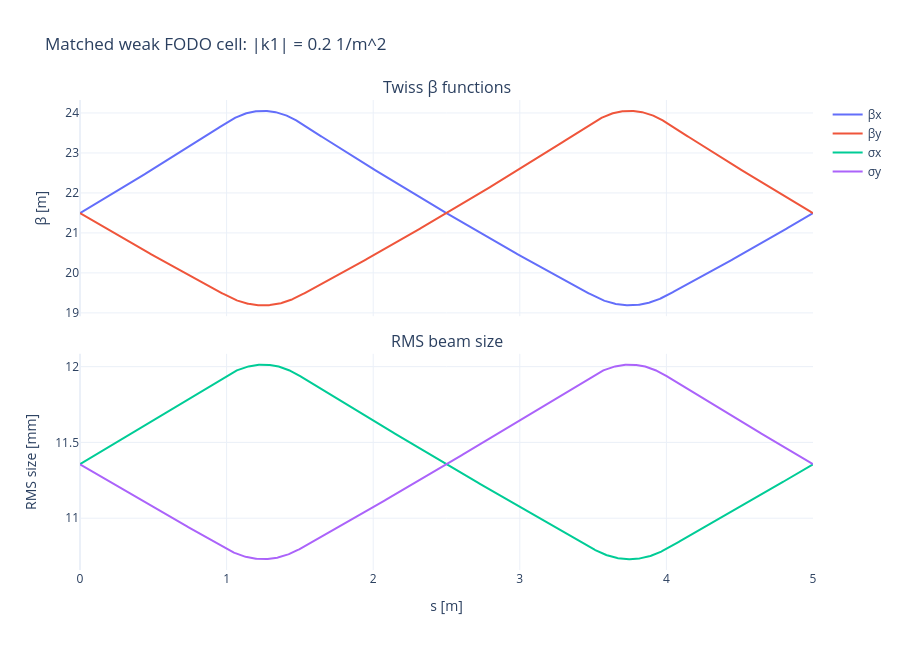

The notebook cell this image was saved under:
### Markdown cell above
### E) Matched solution with decreased quadrupole strength

Now reduce the quadrupole strength while keeping the emittance fixed. The RMS envelope equation contains a focusing term and an emittance-pressure term,

$$
\frac{d^2 \sigma_x}{ds^2}=-K_x\sigma_x+\frac{\epsilon_x^2}{\sigma_x^3}.
$$

With weaker quadrupoles, the focusing term is weaker relative to the emittance term.

**Q8) For a new FODO cell with $|k_1|=0.2\ \mathrm{m}^{-2}$, record the matched beam-size statistics and phase advance.**

### Code cell
fodo_cell_weak = qfh.make_fodo_line(n_cells=1, k1=0.2)
tw_cell_weak = qfh.twiss_periodic(fodo_cell_weak)
tw_cell_weak_dense = qfh.twiss_dense(fodo_cell_weak)

qfh.plot_beta_and_sigma(tw_cell_weak_dense, "Matched weak FODO cell: |k1| = 0.2 1/m^2")
display(qfh.beam_size_summary(tw_cell_weak_dense, label="weak FODO cell"))
display(qfh.phase_advance_table(tw_cell_weak))

### Figure 1 — Plotly figure (JSON) as saved in the notebook; plotly's stock layout.template omitted (floating-point values rounded to 4 significant figures; data arrays with more than 128 entries replaced by an {"elided": "..."} marker saying what was removed)
{"data": [{"hovertemplate": "%{text}<br>s = %{x:.4g} m<br>value = %{y:.5g}<extra></extra>", "mode": "lines", "name": "βx", "text": {"elided": "1009 str values"}, "type": "scatter", "x": {"elided": "1009 float values"}, "xaxis": "x", "y": {"elided": "1009 float values"}, "yaxis": "y"}, {"hovertemplate": "%{text}<br>s = %{x:.4g} m<br>value = %{y:.5g}<extra></extra>", "mode": "lines", "name": "βy", "text": {"elided": "1009 str values"}, "type": "scatter", "x": {"elided": "1009 float values"}, "xaxis": "x", "y": {"elided": "1009 float values"}, "yaxis": "y"}, {"hovertemplate": "%{text}<br>s = %{x:.4g} m<br>value = %{y:.5g}<extra></extra>", "mode": "lines", "name": "σx", "text": {"elided": "1009 str values"}, "type": "scatter", "x": {"elided": "1009 float values"}, "xaxis": "x2", "y": {"elided": "1009 float values"}, "yaxis": "y2"}, {"hovertemplate": "%{text}<br>s = %{x:.4g} m<br>value = %{y:.5g}<extra></extra>", "mode": "lines", "name": "σy", "text": {"elided": "1009 str values"}, "type": "scatter", "x": {"elided": "1009 float values"}, "xaxis": "x2", "y": {"elided": "1009 float values"}, "yaxis": "y2"}], "layout": {"annotations": [{"font": {"size": 16}, "showarrow": false, "text": "Twiss β functions", "x": 0.5, "xanchor": "center", "xref": "paper", "y": 1.0, "yanchor": "bottom", "yref": "paper"}, {"font": {"size": 16}, "showarrow": false, "text": "RMS beam size", "x": 0.5, "xanchor": "center", "xref": "paper", "y": 0.46, "yanchor": "bottom", "yref": "paper"}], "height": 650, "hovermode": "closest", "title": {"text": "Matched weak FODO cell: |k1| = 0.2 1/m^2"}, "width": 900, "xaxis": {"anchor": "y", "domain": [0.0, 1.0], "matches": "x2", "showticklabels": false}, "xaxis2": {"anchor": "y2", "domain": [0.0, 1.0], "title": {"text": "s [m]"}}, "yaxis": {"anchor": "x", "domain": [0.54, 1.0], "title": {"text": "β [m]"}}, "yaxis2": {"anchor": "x2", "domain": [0.0, 0.46], "title": {"text": "RMS size [mm]"}}}}
